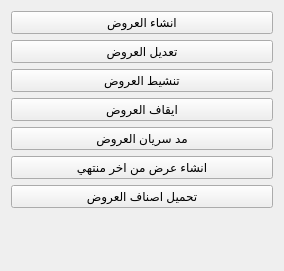
             <widget class="QWidget" name="QM_Promotion_Prom">
              <property name="geometry">
               <rect>
                <x>0</x>
                <y>0</y>
                <width>284</width>
                <height>271</height>
               </rect>
              </property>
              <attribute name="label">
               <string>العروض</string>
              </attribute>
              <layout class="QGridLayout" name="gridLayout_2">
               <item row="0" column="0">
                <widget class="QPushButton" name="QAct_Prom_Add">
                 <property name="text">
                  <string>انشاء العروض</string>
                 </property>
                </widget>
               </item>
               <item row="6" column="0">
                <widget class="QPushButton" name="QAct_Prom_Upload">
                 <property name="text">
                  <string>تحميل اصناف العروض</string>
                 </property>
                </widget>
               </item>
               <item row="2" column="0">
                <widget class="QPushButton" name="QAct_Prom_Activate">
                 <property name="text">
                  <string>تنشيط العروض</string>
                 </property>
                </widget>
               </item>
               <item row="3" column="0">
                <widget class="QPushButton" name="QAct_Prom_Deactivate">
                 <property name="text">
                  <string>ايقاف العروض</string>
                 </property>
                </widget>
               </item>
               <item row="1" column="0">
                <widget class="QPushButton" name="QAct_Prom_Edit">
                 <property name="text">
                  <string>تعديل العروض</string>
                 </property>
                </widget>
               </item>
               <item row="4" column="0">
                <widget class="QPushButton" name="QAct_Prom_Date_Increase">
                 <property name="text">
                  <string>مد سريان العروض</string>
                 </property>
                </widget>
               </item>
               <item row="5" column="0">
                <widget class="QPushButton" name="QAct_Prom_Copy">
                 <property name="text">
                  <string>انشاء عرض من اخر منتهي</string>
                 </property>
                </widget>
               </item>
               <item row="7" column="0">
                <spacer name="verticalSpacer">
                 <property name="orientation">
                  <enum>Qt::Vertical</enum>
                 </property>
                 <property name="sizeHint" stdset="0">
                  <size>
                   <width>20</width>
                   <height>40</height>
                  </size>
                 </property>
                </spacer>
               </item>
              </layout>
             </widget>
